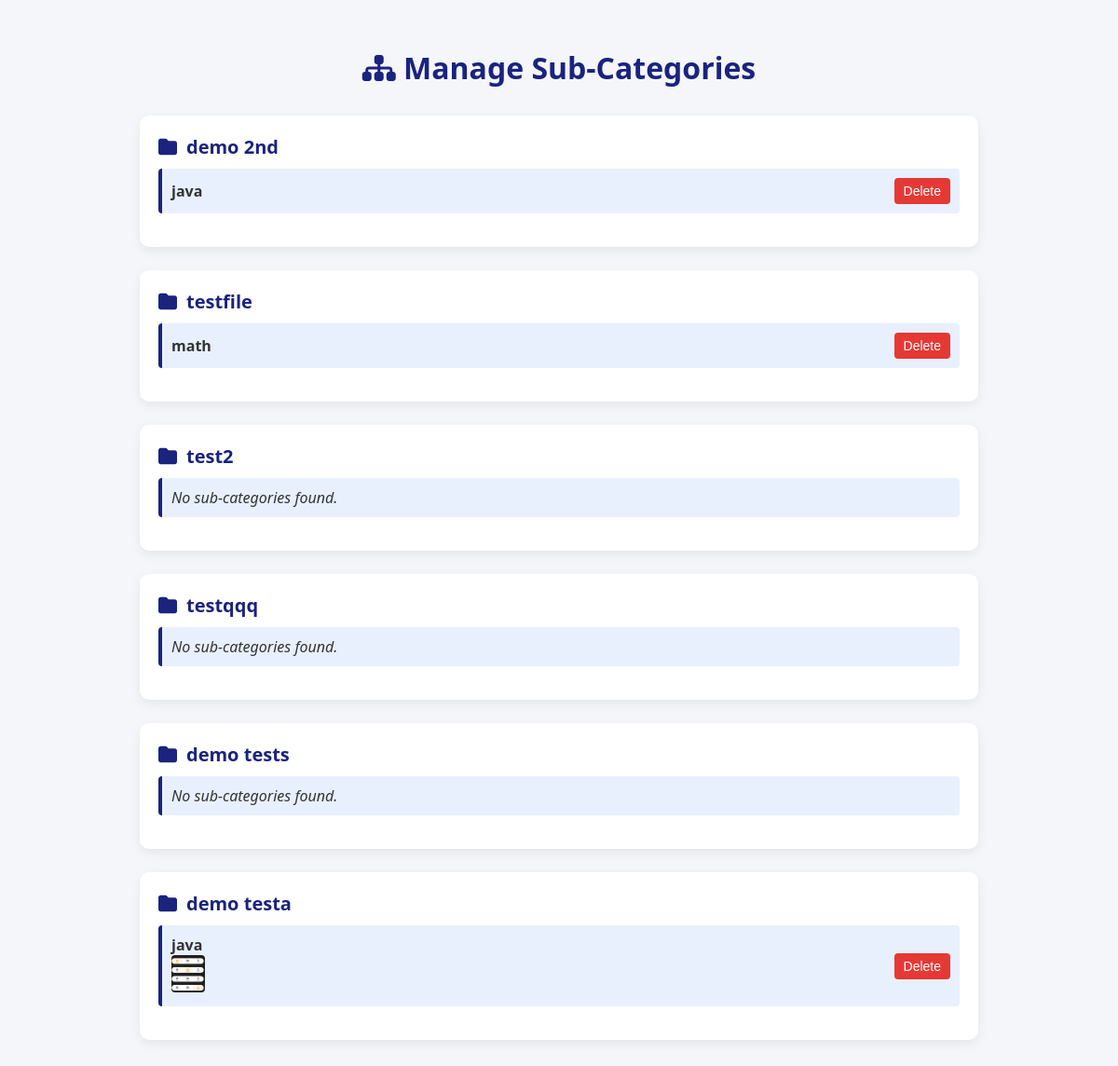
Page /manage-subcategory.php (signed in) on the committed database.
### tables this page shows
CREATE TABLE `categories` (
  `id` int(11) NOT NULL,
  `name` varchar(100) NOT NULL,
  `image` varchar(255) DEFAULT NULL,
  `icon` varchar(255) DEFAULT NULL,
  `created_at` timestamp NOT NULL DEFAULT current_timestamp()
);

CREATE TABLE `subcategories` (
  `id` int(11) NOT NULL,
  `category_id` int(11) NOT NULL,
  `name` varchar(255) NOT NULL,
  `created_at` timestamp NOT NULL DEFAULT current_timestamp(),
  `image` varchar(255) DEFAULT NULL
);

### manage-subcategory.php (the view, shortened to what this page needs)
<?php
require 'api/db.php';
$categories = $pdo->query("SELECT * FROM categories")->fetchAll(PDO::FETCH_ASSOC);
$categoryData = [];
foreach ($categories as $cat) {
    $stmt = $pdo->prepare("SELECT * FROM subcategories WHERE category_id = ?");
    $stmt->execute([$cat['id']]);
    $subs = $stmt->fetchAll(PDO::FETCH_ASSOC);
    $categoryData[] = [
        'id' => $cat['id'],
        'name' => $cat['name'],
        'subcategories' => $subs
    ];
}
?>
<!DOCTYPE html>
<html lang="en">
<head>
  <link rel="stylesheet" href="https://cdnjs.cloudflare.com/ajax/libs/font-awesome/6.5.0/css/all.min.css"/>
</head>
<body>
  <div class="container">
    <h1><i class="fas fa-sitemap"></i> Manage Sub-Categories</h1>
    <?php foreach ($categoryData as $category): ?>
      <div class="category-card">
        <div class="category-title"><i class="fas fa-folder"></i> <?= htmlspecialchars($category['name']) ?></div>
        <ul class="sub-list">
          <?php if (count($category['subcategories']) > 0): ?>
            <?php foreach ($category['subcategories'] as $sub): ?>
              <li>
                <div>
                  <strong><?= htmlspecialchars($sub['name']) ?></strong>
                  <?php if (!empty($sub['image'])): ?>
                    <br>
                    <img src="<?= htmlspecialchars($sub['image']) ?>" alt="<?= htmlspecialchars($sub['name']) ?>">
                  <?php endif; ?>
                </div>
                <form method="POST" action="delete-subcategory.php" style="margin: 0;">
                 <button class="delete-btn" onclick="deleteSubcategory(<?= $sub['id'] ?>, '<?= htmlspecialchars($sub['name'], ENT_QUOTES) ?>')">Delete</button>
                </form>
              </li>
            <?php endforeach; ?>
          <?php else: ?>
            <li><em>No sub-categories found.</em></li>
          <?php endif; ?>
        </ul>
      </div>
    <?php endforeach; ?>
  </div>
</body>
</html>

### manage-subcategory.php (style rules this page uses)
body { font-family: 'Segoe UI', sans-serif; background: #f4f6f9; margin: 0; padding: 20px; }
.container { max-width: 900px; margin: auto; padding: 10px; }
h1 { text-align: center; margin-bottom: 30px; color: #1a237e; }
.category-card { background: white; padding: 20px; margin-bottom: 25px; border-radius: 10px; box-shadow: 0 4px 12px rgba(0,0,0,0.07); transition: 0.3s ease; }
.category-title { font-size: 20px; font-weight: bold; color: #1a237e; margin-bottom: 10px; display: flex; align-items: center; }
.category-title i { margin-right: 10px; }
.sub-list { list-style: none; padding-left: 0; margin-top: 10px; }
.sub-list li { padding: 10px; margin: 8px 0; background: #e8f0fe; border-left: 4px solid #1a237e; border-radius: 4px; color: #333; display: flex; justify-content: space-between; align-items: center; flex-wrap: wrap; }
.sub-list img { max-height: 40px; border-radius: 4px; cursor: pointer; transition: transform 0.2s; }
.delete-btn { background: #e53935; color: white; border: none; padding: 6px 10px; border-radius: 4px; cursor: pointer; font-size: 14px; margin-left: 10px; }

### rows in the picture
categories: name "demo 2nd"
subcategories: name "java"
categories: name "testfile"
subcategories: name "math"
categories: name "test2", shows "No sub-categories found."
categories: name "testqqq", shows "No sub-categories found."
categories: name "demo tests", shows "No sub-categories found."
categories: name "demo testa"
subcategories: name "java", image (picture)
